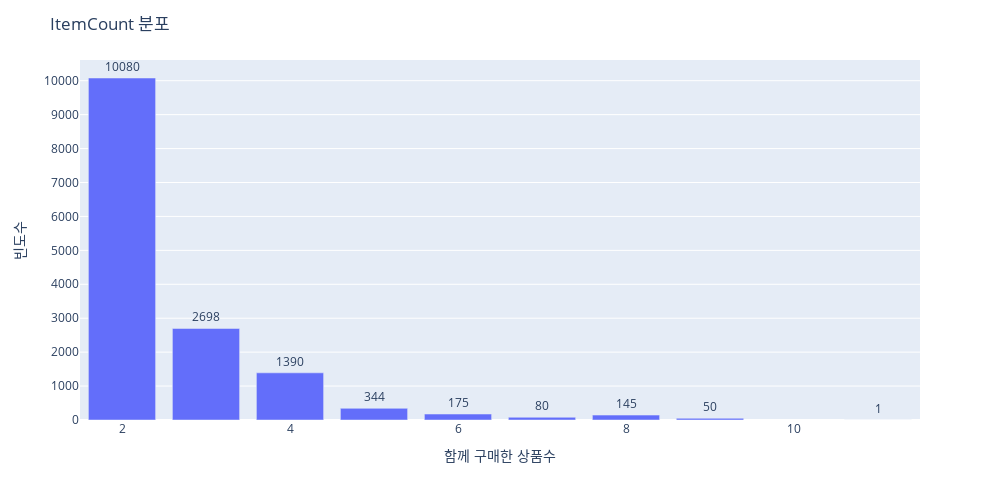

Notebook code cell kept with this figure:
### Code cell
import plotly.express as px

fig = px.bar(transaction_by_1d_df, x=transaction_by_1d_df.ItemCount.value_counts().index, y=transaction_by_1d_df.ItemCount.value_counts().values, labels={'x':'ItemCount', 'y':'Count'})
fig.update_layout(title='ItemCount 분포', xaxis_title='함께 구매한 상품수', yaxis_title='빈도수', width=1000, height=500)
fig.update_yaxes(tickmode='array', tickvals=[i for i in range(0, max(transaction_by_1d_df.ItemCount.value_counts().values)+1, 1000)], ticktext=[str(i) for i in range(0, max(transaction_by_1d_df.ItemCount.value_counts().values)+1, 1000)])

fig.update_traces(text=transaction_by_1d_df.ItemCount.value_counts().values, textposition='outside')
fig.show()

### Figure 1 — Plotly figure (JSON) as saved in the notebook; plotly's stock layout.template omitted (floating-point values rounded to 4 significant figures)
{"data": [{"alignmentgroup": "True", "hovertemplate": "ItemCount=%{x}<br>Count=%{y}<extra></extra>", "legendgroup": "", "marker": {"color": "#636efa", "pattern": {"shape": ""}}, "name": "", "offsetgroup": "", "orientation": "v", "showlegend": false, "text": [10080, 2698, 1390, 344, 175, 145, 80, 50, 1], "textposition": "outside", "type": "bar", "x": [2, 3, 4, 5, 6, 8, 7, 9, 11], "xaxis": "x", "y": [10080, 2698, 1390, 344, 175, 145, 80, 50, 1], "yaxis": "y"}], "layout": {"barmode": "relative", "height": 500, "legend": {"tracegroupgap": 0}, "margin": {"t": 60}, "title": {"text": "ItemCount 분포"}, "width": 1000, "xaxis": {"anchor": "y", "domain": [0, 1], "title": {"text": "함께 구매한 상품수"}}, "yaxis": {"anchor": "x", "domain": [0, 1], "tickmode": "array", "ticktext": ["0", "1000", "2000", "3000", "4000", "5000", "6000", "7000", "8000", "9000", "10000"], "tickvals": [0, 1000, 2000, 3000, 4000, 5000, 6000, 7000, 8000, 9000, 10000], "title": {"text": "빈도수"}}}}
